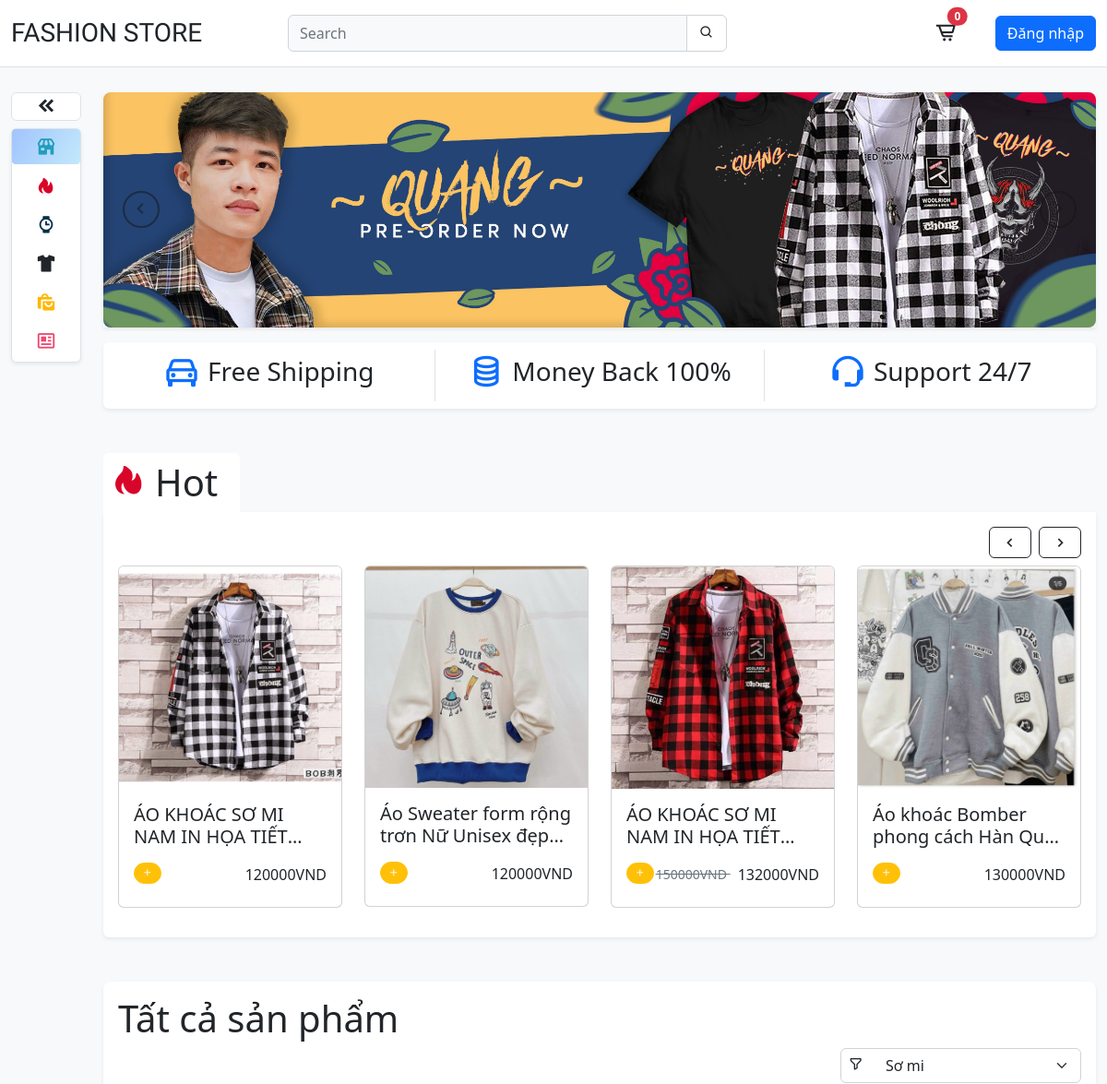
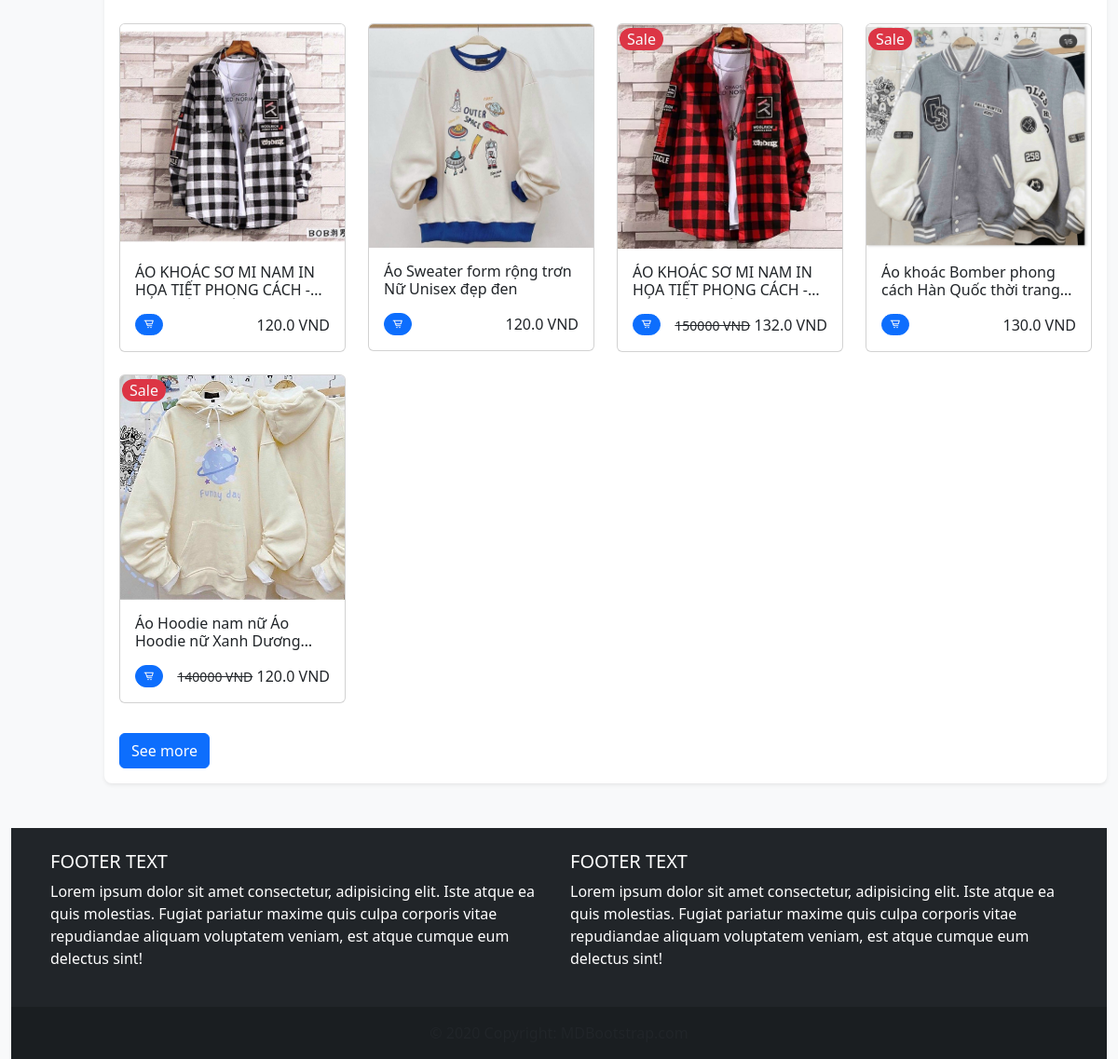
The page / on the database its author committed (2 pictures, top to bottom).
### product/models.py (models this page shows, shortened)
class Category(models.Model):
    name = models.CharField(max_length=255)
    slug = models.SlugField()
    icon = models.CharField(max_length=255, default=False)
    class Meta:
        ordering = ('name',)

class Product(models.Model):
    category = models.ForeignKey(
        Category, related_name='products', on_delete=models.CASCADE)
    image = models.ImageField(upload_to='static/assets')
    name = models.CharField(max_length=255)
    slug = models.SlugField()
    price = models.IntegerField()
    old_price = models.IntegerField()
    sale = models.BooleanField(default=False)
    created_at = models.DateTimeField(auto_now_add=True)
    sold = models.IntegerField(default=False)
    classify = models.ForeignKey(
        Classify, related_name='classify', null=True, on_delete=models.CASCADE)
    class Meta:
        ordering = ('-created_at',)
    def get_display_price(self):
        return self.price / 1000

### core/views.py (the view)
# urls.py: path('', views.index),
def index(request):
    products = Product.objects.all()[0:5]
    categories = Category.objects.all()
    classifies = Classify.objects.all()
    active_category = request.GET.get('category', '')
    if active_category:
        products = Product.objects.filter(category__slug=active_category)
    query = request.GET.get('query', '')
    if query:
        products = Product.objects.filter(
            Q(name__icontains=query))
    type = request.GET.get('type', '')
    if type:
        products = Product.objects.filter(classify=type)
    page = request.GET.get('page', '')
    if page:
        products = Product.objects.all()[0:6+int(page)]
    context = {
        'products': products,
        'categories': categories,
        'classifies': classifies,
        'active_category': active_category
    }
    return render(request, 'core/home.html', context)

### core/templates/core/home.html (shortened to what this page needs)
{% extends 'core/base.html' %} {% block title %}Fation Store{% endblock %} {% load static %} {% block content %}
<section class="content" style="margin-top: 100px;">
    <div class="row mt-4 position-relative">
        <div class="col col-md-1 col-lg-1 d-none d-sm-block position-fixed" style="top: 100px; z-index: 0">
            <button class="navbar-toggler text-center bg-white w-100 rounded-2 mb-2 border border-1" id="collapse-btn">
                <i class="bx bxs-chevrons-left h4 m-0"></i>
            </button>
            <ul class="nav flex-column bg-white h-100 rounded-2 shadow-sm border border-1" id="navbar" >
                <li class="nav-item mb-1">
                    <a
                        class="nav-link text-dark menu-title justify-content-center {% if not active_category %} active {% endif %}"
                        aria-current="page"
                        href="/"
                    >
                        <i class="bx bxs-store icon"></i>
                    </a>
                </li>
                {% for category in categories %}
                <li class="nav-item mb-1">
                    <a
                        class="nav-link text-dark menu-title justify-content-center {% if category.slug == active_category %} active {% endif %}"
                        href="/?category={{ category.slug }}"
                    >
                        <i class="bx {{category.icon}} icon"></i>
                    </a>
                </li>
                {% endfor %}
            </ul>
        </div>
        <div class="col-12 col-sm-11 col-lg-11 content end-0 offset-md-1">
            {% if not active_category %}
                <div id="carouselExampleControlsNoTouching" class="carousel slide overflow-hidden shadow-sm" data-bs-touch="false">
                    <div class="carousel-inner rounded-3">
                        <div class="carousel-item active">
                            <img src="{% static 'assets/poster.jpg' %}" class="d-block w-100" alt="..." />
                        </div>
                    </div>
                    <button
                        class="carousel-control-prev prev"
                        type="button"
                        data-bs-target="#carouselExampleControlsNoTouching"
                        data-bs-slide="prev"
                    >
                        <span aria-hidden="true"><i class="bx bx-chevron-left"></i></span>
                    </button>
                    <button
                        class="carousel-control-next next"
                        type="button"
                        data-bs-target="#carouselExampleControlsNoTouching"
                        data-bs-slide="next"
                    >
                        <span aria-hidden="true"><i class="bx bx-chevron-right"></i></span>
                    </button>
                </div>
                <div style="margin-inline: 12px;">
                    <div class="row mt-3 bg-white rounded-2 shadow-sm py-2">
                        <div class="col col-12 col-md-4 d-flex justify-content-center align-items-center flex-grow-1">
                            <i class="bx bx-car h1 text-primary"></i>
                            <h3 class="ms-2">Free Shipping</h3>
                        </div>
                        <div class="col col-12 col-md-4 d-flex justify-content-center align-items-center flex-grow-1 border-start border-end">
                            <i class="bx bx-coin-stack h1 text-primary"></i>
                            <h3 class="ms-2">Money Back 100%</h3>
                        </div>
                        <div class="col col-12 col-md-4 d-flex justify-content-center align-items-center flex-grow-1">
                            <i class="bx bx-support h1 text-primary"></i>
                            <h3 class="ms-2">Support 24/7</h3>
                        </div>
                    </div>
                </div>
                <div class="my-5">
                    <h1 class="content-title h1 d-inline-block p-2 pe-4 bg-white rounded-top m-0"><i class="bx bxs-hot icon me-2"></i>Hot</h1>
                    <div class="p-3 bg-white rounded-bottom shadow-sm">
                        <div class="d-flex justify-content-end">
                            <button class="btn btn-outline-dark w-auto show-prev">
                                <i class="bx bx-chevron-left"></i>
                            </button>
                            <button class="btn btn-outline-dark w-auto show-next ms-2">
                                <i class="bx bx-chevron-right"></i>
                            </button>
                        </div>
                        <div class="row d-flex flex-nowrap overflow-hidden mt-2" id="slide-show">
                            {% for product in products %}
                                <div class="col col-6 col-md-4 col-lg-3 slide-item">
                                    <a href="{% url 'product' product.id %}"class="card mb-3">
                                        <img src="/{{product.image}}" class="card-img-top" alt="..." />
                                        <div class="card-body">
                                            <h5 class="card-title">{{product.name}}</h5>
                                            <div class="d-flex justify-content-between align-items-center py-2">
                                                <div
                                                    class="btn btn-warning link-light float-start badge rounded-pill"
                                                    hx-get="{% url 'add_to_cart' product.id %}"
                                                    hx-target="#menu-cart-button"
                                                    hx-swap="outerHTML"
                                                >
                                                    <i class='bx bx-plus'></i>
                                                </div>
                                                <div>
                                                    {% if product.old_price > 0 %}
                                                        <small class="text-muted text-decoration-line-through me-2">
                                                            {{product.old_price}}VND
                                                        </small>
                                                    {% endif %}
                                                    <span class="card-text align-middle h6">
                                                        {{product.price}}VND
                                                    </span>
                                                </div>
                                            </div>
                                        </div>
                                    </a>
                                </div>
                            {% endfor %}
                        </div>
                    </div>
                </div>
            {% endif %}
            <div class="products p-3 rounded-3 shadow-sm bg-white">
                {% if not active_category %}
                <h1 class="content-title h1">Tất cả sản phẩm</h1>
                {% endif %}
                <div class="position-relative float-end w-25">
                    <label for="classify" class="position-absolute top-50 start-0 translate-middle-y h6 me-2 mb-0 border-1 rounded-2 ps-2"><i class='bx bx-filter-alt'></i></label>
                    <select id="classify" class="form-select w-100 ps-5" onchange="getClassifies()">
                        {% for classify in classifies %}
                            <option value="{{classify.id}}" name="classify">{{classify.type}}</option>
                        {% endfor %}
                    </select>
                </div>
                <div class="row mt-5 pt-4">
                    {% for product in products %}
                        {% include 'product/product_list_item.html' %}
                    {% endfor %}
                </div>
                <form method="get" action=".">
                    <a  href="/?page=1" class="btn btn-primary mt-2"  id="see-more">See more</a>
                </form>
            </div>
        </div>
    </div>
</section>
{% endblock %}

### product/templates/product/product_list_item.html
<div class="col col-12 col-md-6 col-lg-3 position-relative mb-4 prod-item">
    {% if product.sale%}
    <div class="position-absolute sale px-2 bg-danger text-light rounded-pill" style="top: 5px; left: 15px; z-index: 1">
        Sale
    </div>
    {% endif %}
    <div class="card">
        <a href="{% url 'product' product.id %}">
            <img src="{{product.image}}" class="card-img-top" alt="..." />
        </a>
        <div class="card-body">
            <h6 class="card-title mb-3">{{product.name}}</h6>
            <div class="clearfix">
                {% if user.username %}
                    <a
                        class="btn btn-warning link-light float-start badge rounded-pill"
                        hx-get="{% url 'add_to_cart' product.id %}"
                        hx-target="#menu-cart-button"
                        hx-swap="outerHTML"
                    >
                        <i class='bx bx-plus'></i>
                    </a>
                {% else %}
                    <a
                        class="btn btn-primary link-light float-start badge rounded-pill"
                        href="{% url 'login' %}"
                        hx-target="#menu-cart-button"
                        hx-swap="outerHTML"
                    >
                        <i class="bx bx-cart-alt"></i>
                    </a>
                {% endif %}
                <div class="float-end">
                    {% if product.old_price > 0%}
                    <small class="price-hp text-decoration-line-through">{{product.old_price}} VND</small>
                    {% endif %}
                    <span class="price-hp h6">{{product.get_display_price}} VND</span>
                </div>
            </div>
        </div>
    </div>
</div>

### rows shown on the page
Product: image (picture), name "ÁO KHOÁC SƠ MI NAM IN HỌA…", price "120000", name "ÁO KHOÁC SƠ MI NAM IN HỌA TIẾT PHONG CÁCH…", get_display_price "120.0"
Product: image (picture), name "Áo Sweater form rộng trơn Nữ Unisex…", price "120000", name "Áo Sweater form rộng trơn Nữ Unisex đẹp đen", get_display_price "120.0"
Product: image (picture), name "ÁO KHOÁC SƠ MI NAM IN HỌA…", old_price "150000", price "132000", sale "Sale", name "ÁO KHOÁC SƠ MI NAM IN HỌA TIẾT PHONG CÁCH…", get_display_price "132.0"
Product: image (picture), name "Áo khoác Bomber phong cách Hàn…", price "130000", sale "Sale", name "Áo khoác Bomber phong cách Hàn Quốc thời…", get_display_price "130.0"
Product: sale "Sale", image (picture), name "Áo Hoodie nam nữ Áo Hoodie nữ Xanh…", old_price "140000", get_display_price "120.0"

### other values the page prints
{{ cart|length }} "0"
form field value "Sơ mi"
